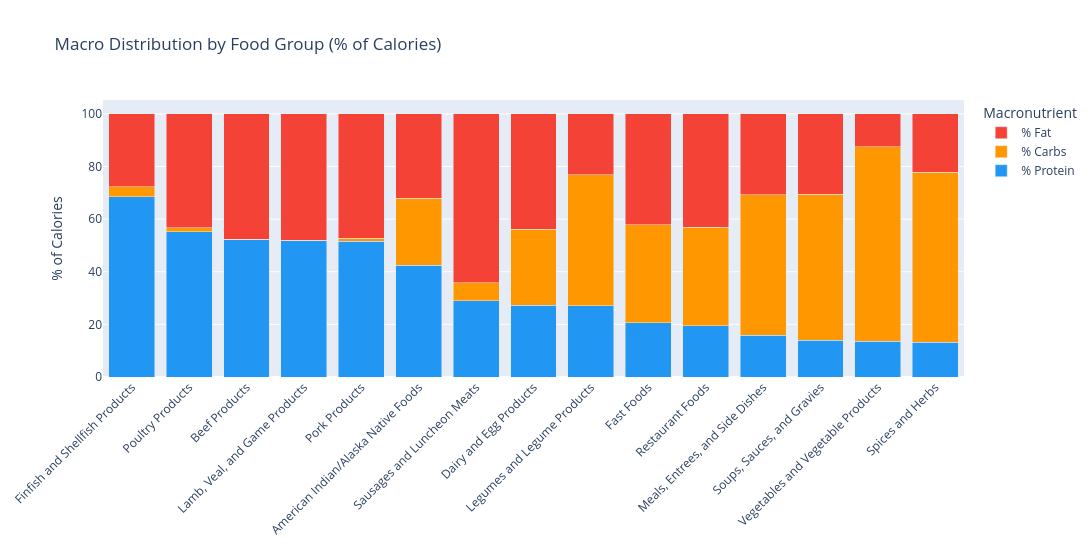

The notebook cell this image was saved under:
### Code cell
import plotly.graph_objects as go

top_groups = macro_by_group.head(15)

fig = go.Figure()
fig.add_trace(go.Bar(name='% Protein', x=top_groups['food_category'],
                     y=top_groups['pct_protein'], marker_color='#2196F3'))
fig.add_trace(go.Bar(name='% Carbs', x=top_groups['food_category'],
                     y=top_groups['pct_carbs'], marker_color='#FF9800'))
fig.add_trace(go.Bar(name='% Fat', x=top_groups['food_category'],
                     y=top_groups['pct_fat'], marker_color='#F44336'))

fig.update_layout(
    barmode='stack',
    title='Macro Distribution by Food Group (% of Calories)',
    xaxis_tickangle=-45,
    yaxis_title='% of Calories',
    legend_title='Macronutrient',
    height=550, width=1100
)
fig.write_html('outputs/a4_macro_distribution.html')
fig.show()

### Figure 1 — Plotly figure (JSON) as saved in the notebook; plotly's stock layout.template omitted (floating-point values rounded to 4 significant figures)
{"data": [{"marker": {"color": "#2196F3"}, "name": "% Protein", "type": "bar", "x": ["Finfish and Shellfish Products", "Poultry Products", "Beef Products", "Lamb, Veal, and Game Products", "Pork Products", "American Indian/Alaska Native Foods", "Sausages and Luncheon Meats", "Dairy and Egg Products", "Legumes and Legume Products", "Fast Foods", "Restaurant Foods", "Meals, Entrees, and Side Dishes", "Soups, Sauces, and Gravies", "Vegetables and Vegetable Products", "Spices and Herbs"], "y": [68.42, 55.26, 52.17, 51.68, 51.52, 42.42, 29.02, 27.18, 27.04, 20.61, 19.53, 15.9, 14.05, 13.57, 13.28]}, {"marker": {"color": "#FF9800"}, "name": "% Carbs", "type": "bar", "x": ["Finfish and Shellfish Products", "Poultry Products", "Beef Products", "Lamb, Veal, and Game Products", "Pork Products", "American Indian/Alaska Native Foods", "Sausages and Luncheon Meats", "Dairy and Egg Products", "Legumes and Legume Products", "Fast Foods", "Restaurant Foods", "Meals, Entrees, and Side Dishes", "Soups, Sauces, and Gravies", "Vegetables and Vegetable Products", "Spices and Herbs"], "y": [3.892, 1.415, 0.205, 0.305, 1.177, 25.49, 6.767, 29.03, 49.79, 37.28, 37.35, 53.43, 55.49, 73.95, 64.53]}, {"marker": {"color": "#F44336"}, "name": "% Fat", "type": "bar", "x": ["Finfish and Shellfish Products", "Poultry Products", "Beef Products", "Lamb, Veal, and Game Products", "Pork Products", "American Indian/Alaska Native Foods", "Sausages and Luncheon Meats", "Dairy and Egg Products", "Legumes and Legume Products", "Fast Foods", "Restaurant Foods", "Meals, Entrees, and Side Dishes", "Soups, Sauces, and Gravies", "Vegetables and Vegetable Products", "Spices and Herbs"], "y": [27.68, 43.33, 47.63, 48.01, 47.3, 32.09, 64.21, 43.78, 23.17, 42.11, 43.12, 30.68, 30.46, 12.48, 22.19]}], "layout": {"barmode": "stack", "height": 550, "legend": {"title": {"text": "Macronutrient"}}, "title": {"text": "Macro Distribution by Food Group (% of Calories)"}, "width": 1100, "xaxis": {"tickangle": -45}, "yaxis": {"title": {"text": "% of Calories"}}}}
